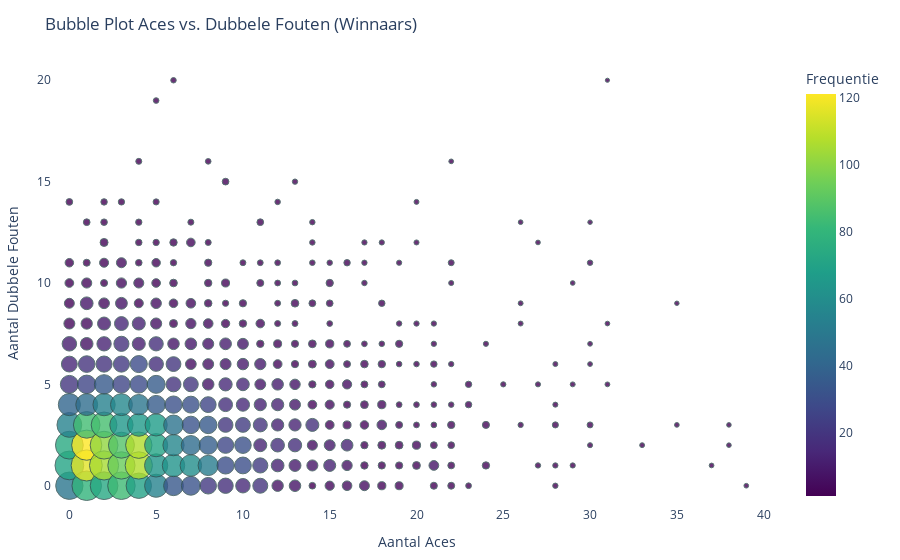
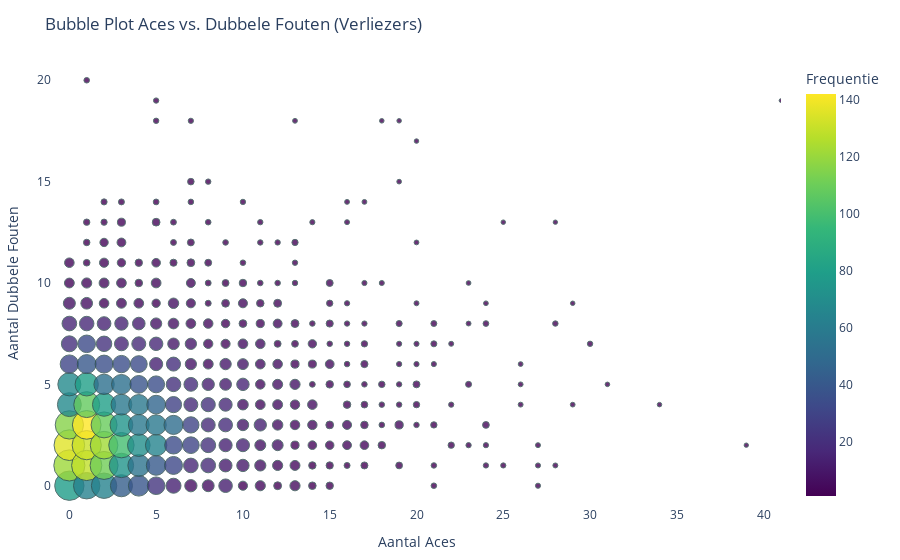

Notebook cell for these charts, in order:
### Markdown cell above
Dit figuur laat het winspercentage per land zien. Hier is weer te zien dat vooral grotere landen met meer inwoners het beter doen dan landen met minder inwoners. Ook valt het op dat de USA een veel hoger percentage heeft dan de rest, wat er op kan wijzen dat nationaliteit eventueel invloed kan hebben op de prestaties van de tennissers. Daarnaast is het nog interessant om te zien dat er soms grote verschillen zijn als we dan ook man en vrouw gaan vergelijken.

### Code cell
import pandas as pd
import plotly.express as px
import numpy as np

data = pd.read_csv('../combined_cleaned_tennis_data.csv')

grouped_winnaars = data.groupby(['w_ace', 'w_df']).size().reset_index(name='frequency')
grouped_verliezers = data.groupby(['l_ace', 'l_df']).size().reset_index(name='frequency')

grouped_winnaars['adjusted_size'] = np.sqrt(grouped_winnaars['frequency']) * 10 / (1 + 0.1 * grouped_winnaars['w_ace'] + 0.1 * grouped_winnaars['w_df'])
grouped_verliezers['adjusted_size'] = np.sqrt(grouped_verliezers['frequency']) * 10 / (1 + 0.1 * grouped_verliezers['l_ace'] + 0.1 * grouped_verliezers['l_df'])

fig_winnaars = px.scatter(grouped_winnaars,
                          x='w_ace',
                          y='w_df',
                          size='adjusted_size',
                          color='frequency',
                          hover_data={'frequency': True, 'w_ace': True, 'w_df': True, 'adjusted_size': False},
                          title='Bubble Plot Aces vs. Dubbele Fouten (Winnaars)',
                          labels={'w_ace': 'Aantal Aces', 'w_df': 'Aantal Dubbele Fouten', 'frequency': 'Frequentie'},
                          size_max=22,
                          opacity=0.8,
                          color_continuous_scale=px.colors.sequential.Viridis)

fig_winnaars.update_traces(marker=dict(line=dict(width=1, color='DarkSlateGrey')))
fig_winnaars.update_layout(plot_bgcolor='white', 
                           xaxis=dict(title='Aantal Aces', range=[-1, 41]),
                           yaxis=dict(title='Aantal Dubbele Fouten', range=[-1, 21]),
                           margin=dict(l=20, r=20, t=60, b=20))

fig_verliezers = px.scatter(grouped_verliezers,
                            x='l_ace',
                            y='l_df',
                            size='adjusted_size',
                            color='frequency',
                            hover_data={'frequency': True, 'l_ace': True, 'l_df': True, 'adjusted_size': False},
                            title='Bubble Plot Aces vs. Dubbele Fouten (Verliezers)',
                            labels={'l_ace': 'Aantal Aces', 'l_df': 'Aantal Dubbele Fouten', 'frequency': 'Frequentie'},
                            size_max=22,
                            opacity=0.8,
                            color_continuous_scale=px.colors.sequential.Viridis)

fig_verliezers.update_traces(marker=dict(line=dict(width=1, color='DarkSlateGrey')))
fig_verliezers.update_layout(plot_bgcolor='white', 
                             xaxis=dict(title='Aantal Aces', range=[-1, 41]),
                             yaxis=dict(title='Aantal Dubbele Fouten', range=[-1, 21]),
                             margin=dict(l=20, r=20, t=60, b=20))

fig_winnaars.show()
fig_verliezers.show()

### Figure 1 — Plotly figure (JSON) as saved in the notebook; plotly's stock layout.template omitted (floating-point values rounded to 4 significant figures; data arrays with more than 128 entries replaced by an {"elided": "..."} marker saying what was removed)
{"data": [{"customdata": {"elided": "313x2 float values"}, "hovertemplate": "Aantal Aces=%{x}<br>Aantal Dubbele Fouten=%{y}<br>Frequentie=%{marker.color}<extra></extra>", "legendgroup": "", "marker": {"color": {"elided": "313 int values"}, "coloraxis": "coloraxis", "line": {"color": "DarkSlateGrey", "width": 1}, "opacity": 0.8, "size": {"elided": "313 float values"}, "sizemode": "area", "sizeref": 0.1854, "symbol": "circle"}, "mode": "markers", "name": "", "orientation": "v", "showlegend": false, "type": "scatter", "x": {"elided": "313 int values"}, "xaxis": "x", "y": {"elided": "313 int values"}, "yaxis": "y"}], "layout": {"coloraxis": {"colorbar": {"title": {"text": "Frequentie"}}, "colorscale": [[0, "#440154"], [0.1111, "#482878"], [0.2222, "#3e4989"], [0.3333, "#31688e"], [0.4444, "#26828e"], [0.5556, "#1f9e89"], [0.6667, "#35b779"], [0.7778, "#6ece58"], [0.8889, "#b5de2b"], [1, "#fde725"]]}, "legend": {"itemsizing": "constant", "tracegroupgap": 0}, "margin": {"b": 20, "l": 20, "r": 20, "t": 60}, "plot_bgcolor": "white", "title": {"text": "Bubble Plot Aces vs. Dubbele Fouten (Winnaars)"}, "xaxis": {"anchor": "y", "domain": [0, 1], "range": [-1, 41], "title": {"text": "Aantal Aces"}}, "yaxis": {"anchor": "x", "domain": [0, 1], "range": [-1, 21], "title": {"text": "Aantal Dubbele Fouten"}}}}

### Figure 2 — Plotly figure (JSON) as saved in the notebook; plotly's stock layout.template omitted (floating-point values rounded to 4 significant figures; data arrays with more than 128 entries replaced by an {"elided": "..."} marker saying what was removed)
{"data": [{"customdata": {"elided": "293x2 float values"}, "hovertemplate": "Aantal Aces=%{x}<br>Aantal Dubbele Fouten=%{y}<br>Frequentie=%{marker.color}<extra></extra>", "legendgroup": "", "marker": {"color": {"elided": "293 int values"}, "coloraxis": "coloraxis", "line": {"color": "DarkSlateGrey", "width": 1}, "opacity": 0.8, "size": {"elided": "293 float values"}, "sizemode": "area", "sizeref": 0.2066, "symbol": "circle"}, "mode": "markers", "name": "", "orientation": "v", "showlegend": false, "type": "scatter", "x": {"elided": "293 int values"}, "xaxis": "x", "y": {"elided": "293 int values"}, "yaxis": "y"}], "layout": {"coloraxis": {"colorbar": {"title": {"text": "Frequentie"}}, "colorscale": [[0, "#440154"], [0.1111, "#482878"], [0.2222, "#3e4989"], [0.3333, "#31688e"], [0.4444, "#26828e"], [0.5556, "#1f9e89"], [0.6667, "#35b779"], [0.7778, "#6ece58"], [0.8889, "#b5de2b"], [1, "#fde725"]]}, "legend": {"itemsizing": "constant", "tracegroupgap": 0}, "margin": {"b": 20, "l": 20, "r": 20, "t": 60}, "plot_bgcolor": "white", "title": {"text": "Bubble Plot Aces vs. Dubbele Fouten (Verliezers)"}, "xaxis": {"anchor": "y", "domain": [0, 1], "range": [-1, 41], "title": {"text": "Aantal Aces"}}, "yaxis": {"anchor": "x", "domain": [0, 1], "range": [-1, 21], "title": {"text": "Aantal Dubbele Fouten"}}}}
